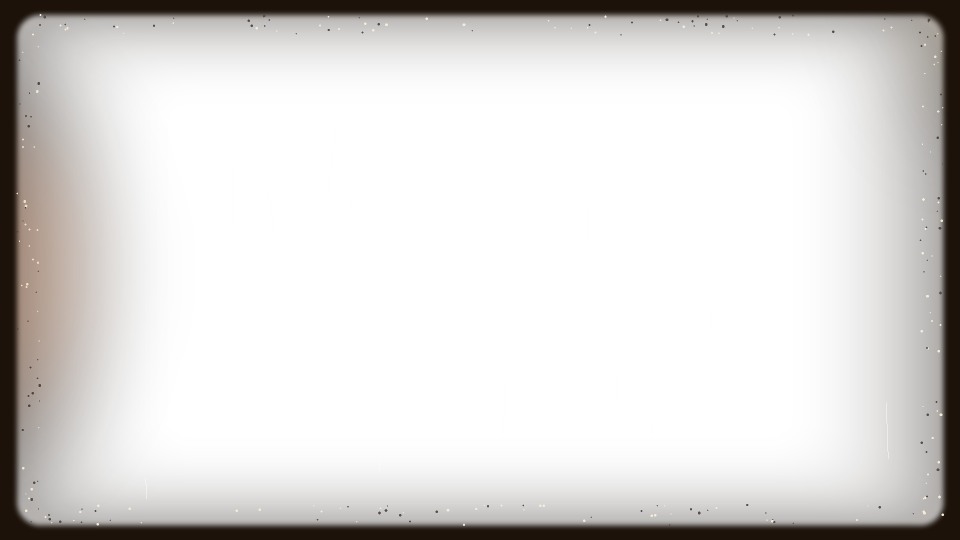
#> input picture back-in-time/ep01/assets/series/PAST_film-frame-overlay_1920x1080.png, 1920 x 1080 px, found by its file name (shown at 1/2 size)
$ python make_animatic_s01-s04.py
#> lines starting #> are read from the running program, lines starting #| are printed output that depends on the picture
import json, math, subprocess, numpy as np
from PIL import Image, ImageEnhance
E='/home/user/TLIAppDS/back-in-time/ep01/'; A=E+'assets/'
W,H,FPS=1920,1080,25
OFF=1.0                      # VO starts at program 1.0 s
END_VO=21.9
N=int((END_VO+OFF)*FPS)
def L(p): return Image.open(p).convert('RGBA')
#> returned value is the input picture: PIL image 1920x1080 RGBA; mean R, G, B, A 15.9, 9.6, 5, 42
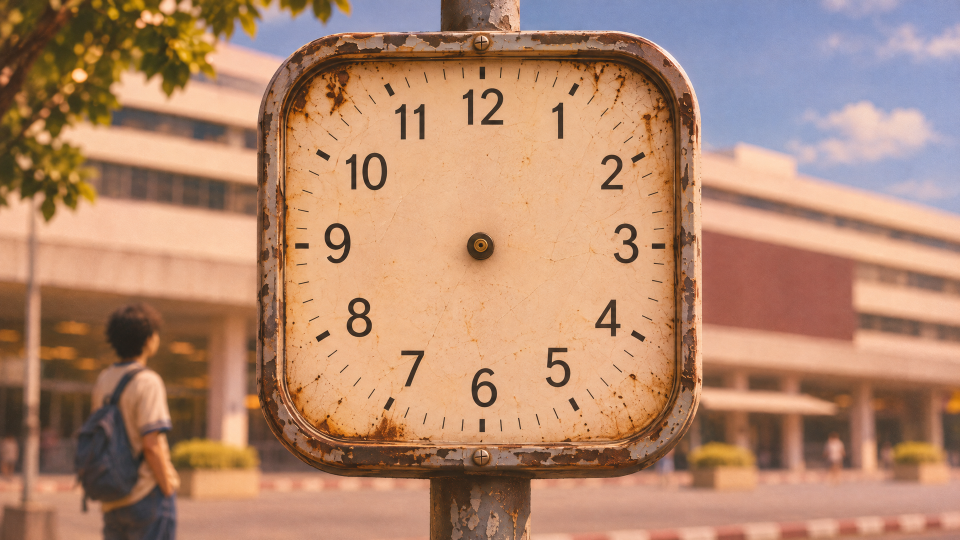
#> input picture back-in-time/ep01/renders/S02_plate_1920x1080.png, 1920 x 1080 px, found by its file name (shown at 1/2 size)
#> in L, returned value is the input picture: PIL image 1920x1080 RGBA; mean R, G, B, A 179, 136.6, 110.6, 255
frame=L(A+'series/PAST_film-frame-overlay_1920x1080.png')
def grade(im): return ImageEnhance.Color(im).enhance(0.92)
S02=grade(L(E+'renders/S02_plate_1920x1080.png')); S03=grade(L(E+'renders/S03_plate_crop_1920x1080.png')); S04=grade(L(E+'renders/S04_plate_1920x1080.png'))
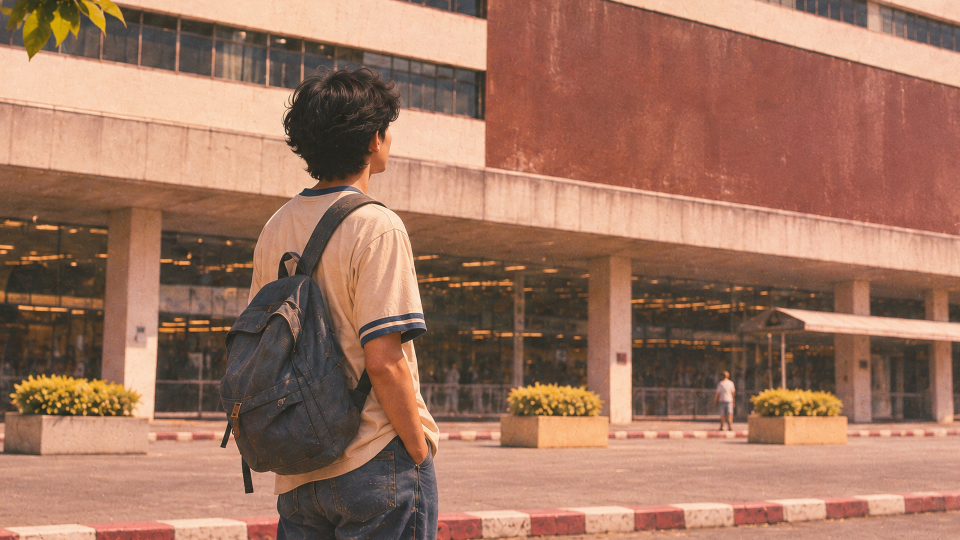
#> input picture back-in-time/ep01/renders/S03_plate_crop_1920x1080.png, 1920 x 1080 px, found by its file name (shown at 1/2 size)
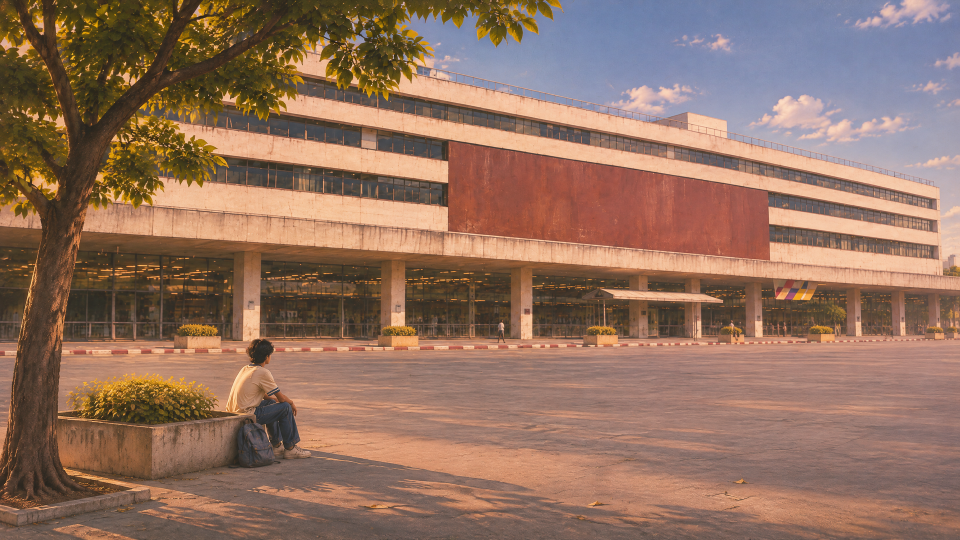
#> input picture back-in-time/ep01/renders/S04_plate_1920x1080.png, 1920 x 1080 px, found by its file name (shown at 1/2 size)
#> in L, returned value is the input picture: PIL image 1920x1080 RGBA; mean R, G, B, A 146.2, 113.8, 96.2, 255
#> (the run stopped early here; a loop or call above may not have finished)
